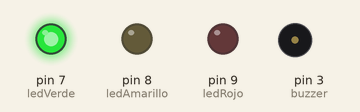
Recording of a sketch running on a simulated Arduino Uno, built with avr-gcc and run on an emulated ATmega328P. Shown: output pins drawn as LEDs (lit = HIGH), buzzer (waves = sounding, pin HIGH).

Above: at 2.0 s.
At 4.5 s:
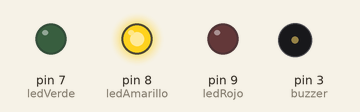
At 7.0 s:
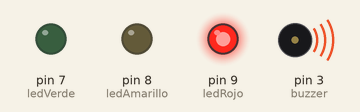
At 9.5 s:
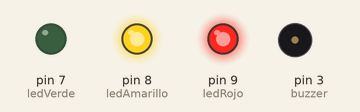
Timing chart, 0 to 13.0 s (numbered marks = the images above):
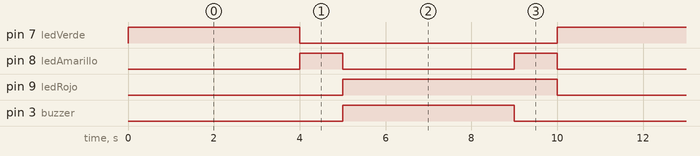

The sketch:

2_-_Sem_foro_con_sonido_para_indicar_rojo_delay_.ino
```cpp
// Guía 2 - Puertos de entrada y salida
// 2 - Semáforo_con_sonido_para_indicar_rojo(delay)
// Por medio de 3 LEDs y un buzzer armar un circuito que represente un semáforo.
//
// Secuencia a programar:
// 1. Verde
//	  Pausa Larga (4s)
// 2. Amarillo
//	  Pausa Corta (1s)
// 3. Rojo con sonido
//    Pausa Larga (4s)
// 4. Rojo y amarillo
//    Pausa Corta (1s)


// Pines
#define ledRojo 9
#define ledAmarillo 8
#define ledVerde 7
#define buzzer 3

// Variables globales
int pausaLarga = 4000;
int pausaCorta = 1000;

void setup() {
  pinMode(ledRojo, OUTPUT);       // Rojo
  pinMode(ledAmarillo, OUTPUT);   // Amarillo
  pinMode(ledVerde, OUTPUT);      // Verde
  pinMode(buzzer, OUTPUT);        // Buzzer
}

void loop() {
  digitalWrite(ledVerde, HIGH);    // Verde ENCENDIDO

  delay(pausaLarga);               // Espera 4 segundos

  digitalWrite(ledVerde, LOW);     // Verde APAGADO
  digitalWrite(ledAmarillo, HIGH); // Amarillo ENCENDIDO

  delay(pausaCorta);               // Espera 1 segundo

  digitalWrite(ledAmarillo, LOW);  // Amarillo APAGADO
  digitalWrite(ledRojo, HIGH);     // Rojo ENCENDIDO
  digitalWrite(buzzer, HIGH);      // Buzzer ENCENDIDO

  delay(pausaLarga);               // Espera 4 segundos

  digitalWrite(buzzer, LOW);       // Buzzer APAGADO
  digitalWrite(ledAmarillo, HIGH); // Amarillo ENCENDIDO

  delay(pausaCorta);               // Espera 1 segundo

  digitalWrite(ledAmarillo, LOW);  // Amarillo APAGADO
  digitalWrite(ledRojo, LOW);      // Rojo APAGADO
}
```

Measured:
- by itself, pin 7 (ledVerde), pin 3 (buzzer): alternates HIGH for 4.0 s and LOW for 6.0 s
- by itself, pin 8 (ledAmarillo): alternates HIGH for 1.0 s and LOW for 4.0 s
- by itself, pin 9 (ledRojo): alternates HIGH for 5.0 s and LOW for 5.0 s
